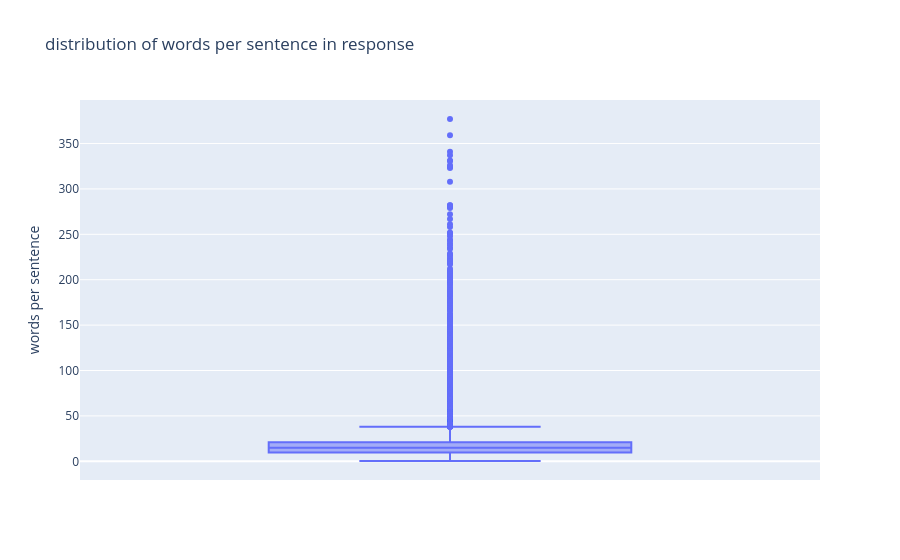

Notebook code cell kept with this figure:
### Code cell
px.box(df,y='words per sentence',
       title='distribution of words per sentence in response')

### Figure 1 — Plotly figure (JSON) as saved in the notebook; plotly's stock layout.template omitted (floating-point values rounded to 4 significant figures; data arrays with more than 128 entries replaced by an {"elided": "..."} marker saying what was removed)
{"data": [{"alignmentgroup": "True", "hovertemplate": "words per sentence=%{y}<extra></extra>", "legendgroup": "", "marker": {"color": "#636efa"}, "name": "", "notched": false, "offsetgroup": "", "orientation": "v", "showlegend": false, "type": "box", "x0": " ", "xaxis": "x", "y": {"elided": "52002 float values"}, "y0": " ", "yaxis": "y"}], "layout": {"boxmode": "group", "legend": {"tracegroupgap": 0}, "title": {"text": "distribution of words per sentence in response"}, "xaxis": {"anchor": "y", "domain": [0, 1]}, "yaxis": {"anchor": "x", "domain": [0, 1], "title": {"text": "words per sentence"}}}}
